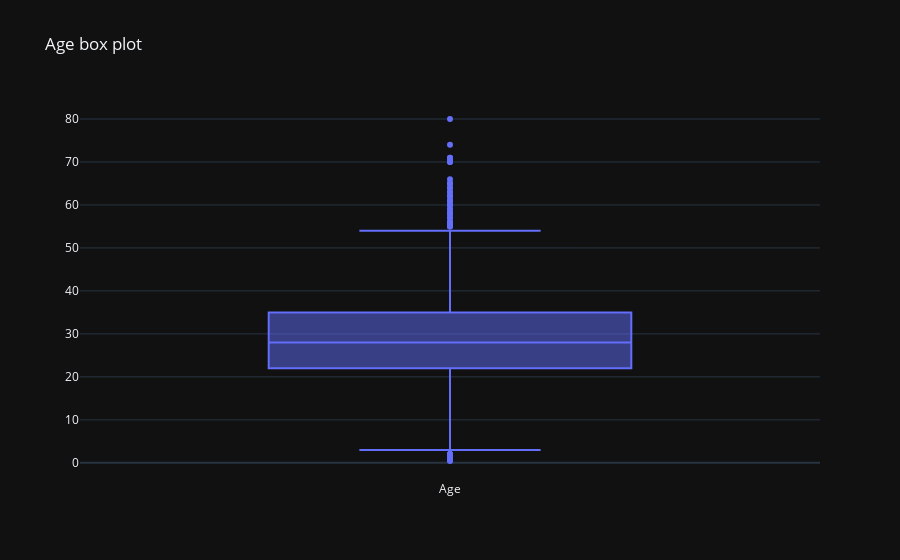

Notebook code for this chart:
### Code cell
fig = go.Figure()

fig.add_trace(go.Box(
    y = data_droped.Age,
    name = 'Age'
))

fig.update_layout(
    title_text = 'Age box plot',
    template = 'plotly_dark'
)

### Figure 1 — Plotly figure (JSON) as saved in the notebook; plotly's stock layout.template omitted (floating-point values rounded to 4 significant figures; data arrays with more than 128 entries replaced by an {"elided": "..."} marker saying what was removed)
{"data": [{"name": "Age", "type": "box", "y": {"elided": "891 float values"}}], "layout": {"title": {"text": "Age box plot"}}}
